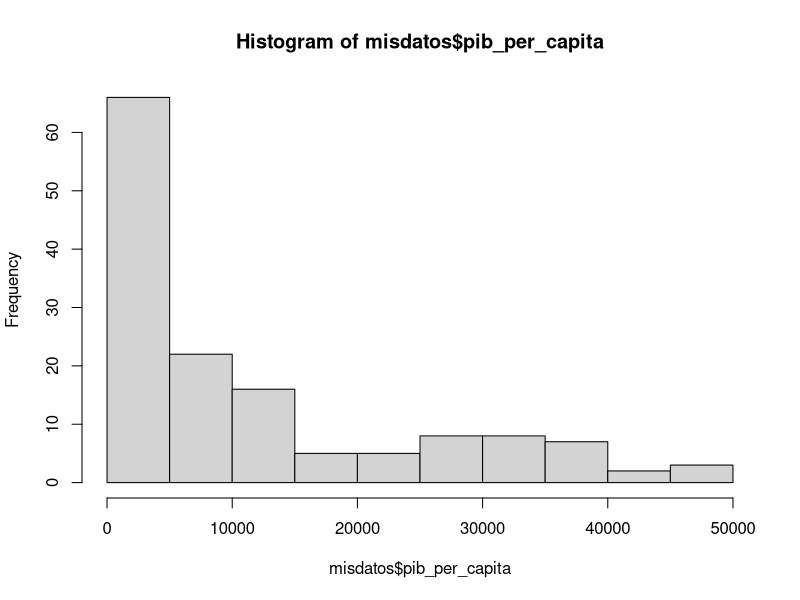
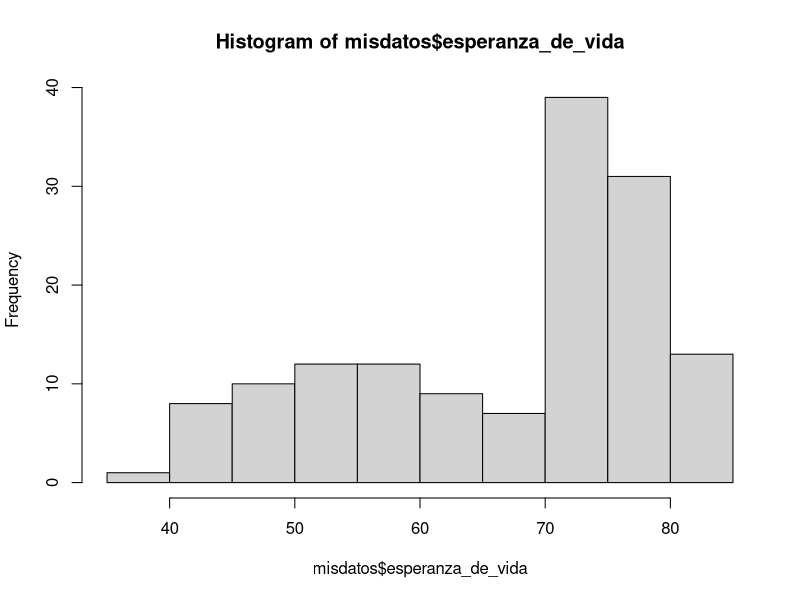
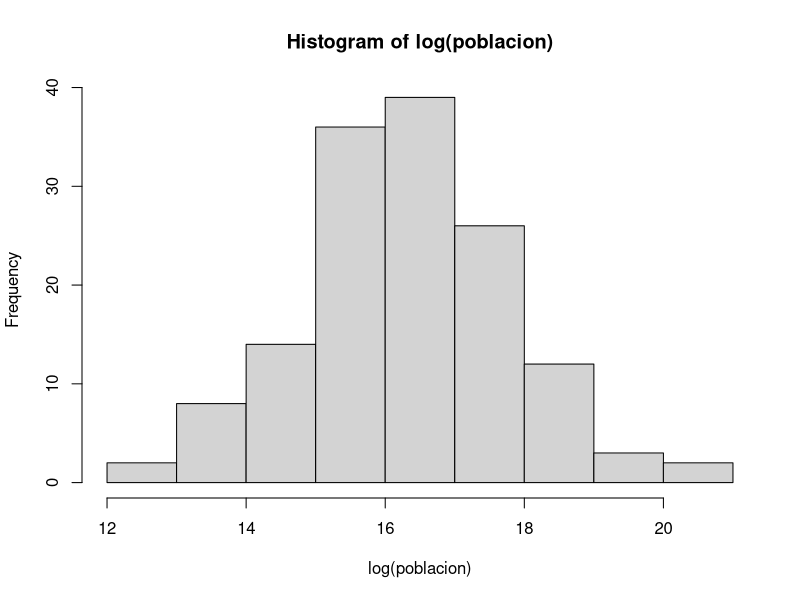

Write R code to recreate these figures, in order.
# nombre del archivo a mandar por correo:
# nombre_apellido_estadistica_profesor.R
# ejemplo:
# juan_perez_estadistica_beltran.R

# No olvide ejecutar las líneas 6 y 11 antes de empezar el resto del trabajo
library(readxl)

# 1. Use la función read_excel para cargar los datos que se encuentran en el archivo excel 

misdatos <- read_excel("datos_e.xlsx")



# 2. Para las variables "pib_per_capita" y "esperanza_de_vida" compute lo siguiente
# 2.1 la media cada una (4 pts)
# 2.2 la desviación estandar de cada una (4 pts)
# 2.3 la cantidad de observaciones (n) de cada una (4 pts)





# 3. Grafique los histogramas de estas tres variables:
# "pib_per_capita" (2 pto), "esperanza_de_vida" (2 pto) y el logaritmo natural de la variable "población" (4 pts).
# Puede usar cualquier función y paquete de R que grafique histogramas


#Respuestas
#1
misdatos<- read_excel("datos_e.xlsx")
#2.1
mean(misdatos$pib_per_capita)
mean(misdatos$esperanza_de_vida)
#2.2
sd(misdatos$pib_per_capita)
sd(misdatos$esperanza_de_vida)
#2.3
pib_per_capita<- misdatos[,6]
#n°de obs(n)= 142
esperanza_de_vida<- misdatos[,4]
#n° de obs(n)= 142


#3
hist(misdatos$pib_per_capita)
hist(misdatos$esperanza_de_vida)

poblacion<-c(misdatos$poblacion)
hist(log(poblacion))
